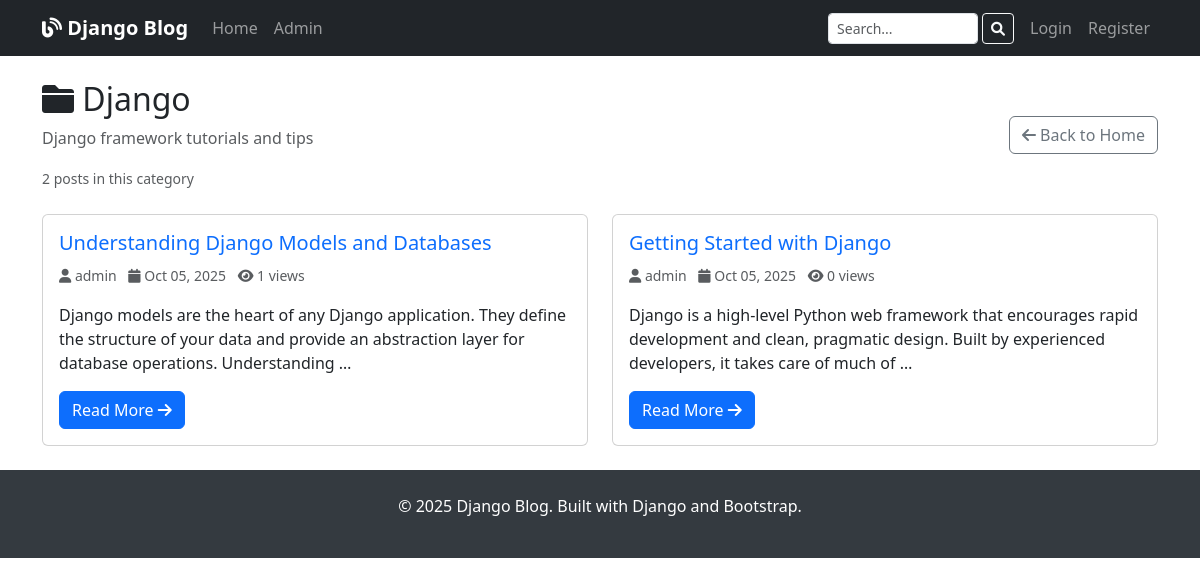
Screenshot of /category/django/ with the database file from the repository.
### blog/models.py (models this page shows, shortened)
class Category(models.Model):
    name = models.CharField(max_length=100)
    slug = models.SlugField(max_length=100, unique=True, blank=True)
    description = models.TextField(blank=True)
    created_at = models.DateTimeField(auto_now_add=True)
    class Meta:
        verbose_name_plural = "categories"
        ordering = ['name']

class Post(models.Model):
    title = models.CharField(max_length=200)
    slug = models.SlugField(max_length=200, unique=True, blank=True)
    author = models.ForeignKey(User, on_delete=models.CASCADE, related_name='blog_posts')
    content = models.TextField()
    category = models.ForeignKey(Category, on_delete=models.SET_NULL, null=True, blank=True, related_name='posts')
    created_at = models.DateTimeField(auto_now_add=True)
    updated_at = models.DateTimeField(auto_now=True)
    published = models.BooleanField(default=True)
    featured = models.BooleanField(default=False)
    view_count = models.PositiveIntegerField(default=0)
    class Meta:
        ordering = ['-created_at']
    def get_absolute_url(self):
        return reverse('blog:post_detail', kwargs={'slug': self.slug})

### blog/views.py (the view)
# urls.py: path('category/<slug:slug>/', views.category_posts, name='category_posts'),
def category_posts(request, slug):
    category = get_object_or_404(Category, slug=slug)
    posts = Post.objects.filter(
        category=category,
        published=True
    ).select_related('author')
    paginator = Paginator(posts, 6)
    page_number = request.GET.get('page')
    page_obj = paginator.get_page(page_number)
    context = {
        'category': category,
        'page_obj': page_obj,
    }
    return render(request, 'blog/category_posts.html', context)

### blog/templates/blog/category_posts.html (shortened to what this page needs)
{% extends 'blog/base.html' %}
{% block content %}
<div class="row">
    <div class="col-12">
        <div class="d-flex justify-content-between align-items-center mb-4">
            <div>
                <h2><i class="fas fa-folder"></i> {{ category.name }}</h2>
                {% if category.description %}
                    <p class="text-muted">{{ category.description }}</p>
                {% endif %}
                <small class="text-muted">{{ page_obj.paginator.count }} posts in this category</small>
            </div>
            <a href="{% url 'blog:home' %}" class="btn btn-outline-secondary">
                <i class="fas fa-arrow-left"></i> Back to Home
            </a>
        </div>
        {% if page_obj %}
            <div class="row">
                {% for post in page_obj %}
                    <div class="col-md-6 mb-4">
                        <div class="card post-card h-100">
                            <div class="card-body d-flex flex-column">
                                <h5 class="card-title">
                                    <a href="{{ post.get_absolute_url }}" class="text-decoration-none">
                                        {{ post.title }}
                                    </a>
                                </h5>
                                <div class="text-muted mb-3">
                                    <small>
                                        <i class="fas fa-user"></i> {{ post.author.username }}
                                        <i class="fas fa-calendar ms-2"></i> {{ post.created_at|date:"M d, Y" }}
                                        <i class="fas fa-eye ms-2"></i> {{ post.view_count }} views
                                    </small>
                                </div>
                                <p class="card-text flex-grow-1">
                                    {{ post.content|truncatewords:25 }}
                                </p>
                                <div class="mt-auto">
                                    <a href="{{ post.get_absolute_url }}" class="btn btn-primary">
                                        Read More <i class="fas fa-arrow-right"></i>
                                    </a>
                                </div>
                            </div>
                        </div>
                    </div>
                {% endfor %}
            </div>
        {% endif %}
    </div>
</div>
{% endblock %}

### blog/templates/blog/base.html (style rules this page uses)
.post-card { transition: transform 0.2s; }

### rows the page displays
Category: name "Django", description "Django framework tutorials and tips"
Post: title "Understanding Django Models and Databases", author.username "admin", created_at "Oct 05, 2025", view_count "1", content "Django models are the heart of any Django application. They define the structure of your data and provide an abstraction layer for database operations. Understanding …"
Post: title "Getting Started with Django", author.username "admin", created_at "Oct 05, 2025", view_count "0", content "Django is a high-level Python web framework that encourages rapid development and clean, pragmatic design. Built by experienced developers, it takes care of much of …"

### other values shown
{{ page_obj.paginator.count }} "2"
